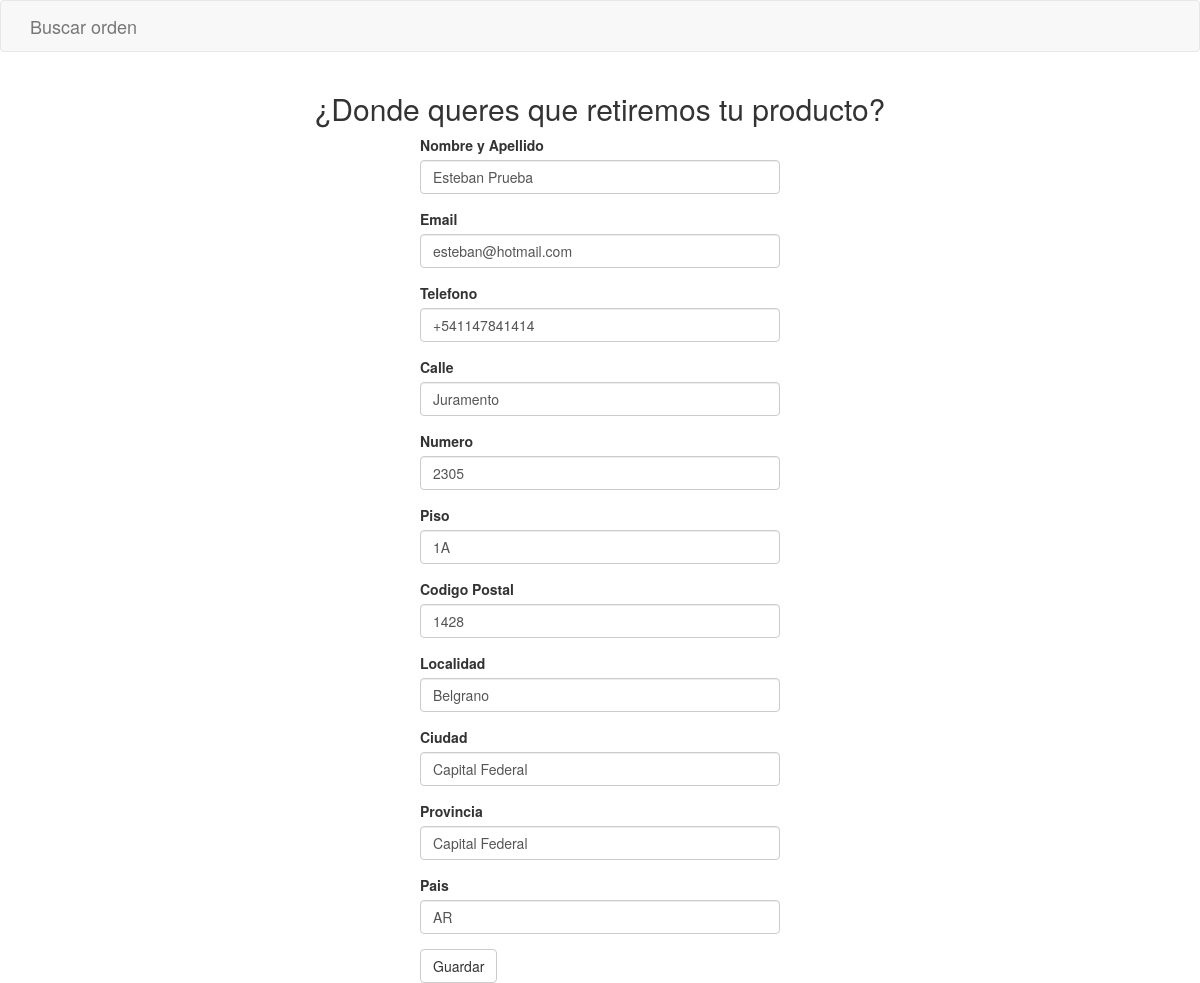
The page /direccion on the database as committed earlier.
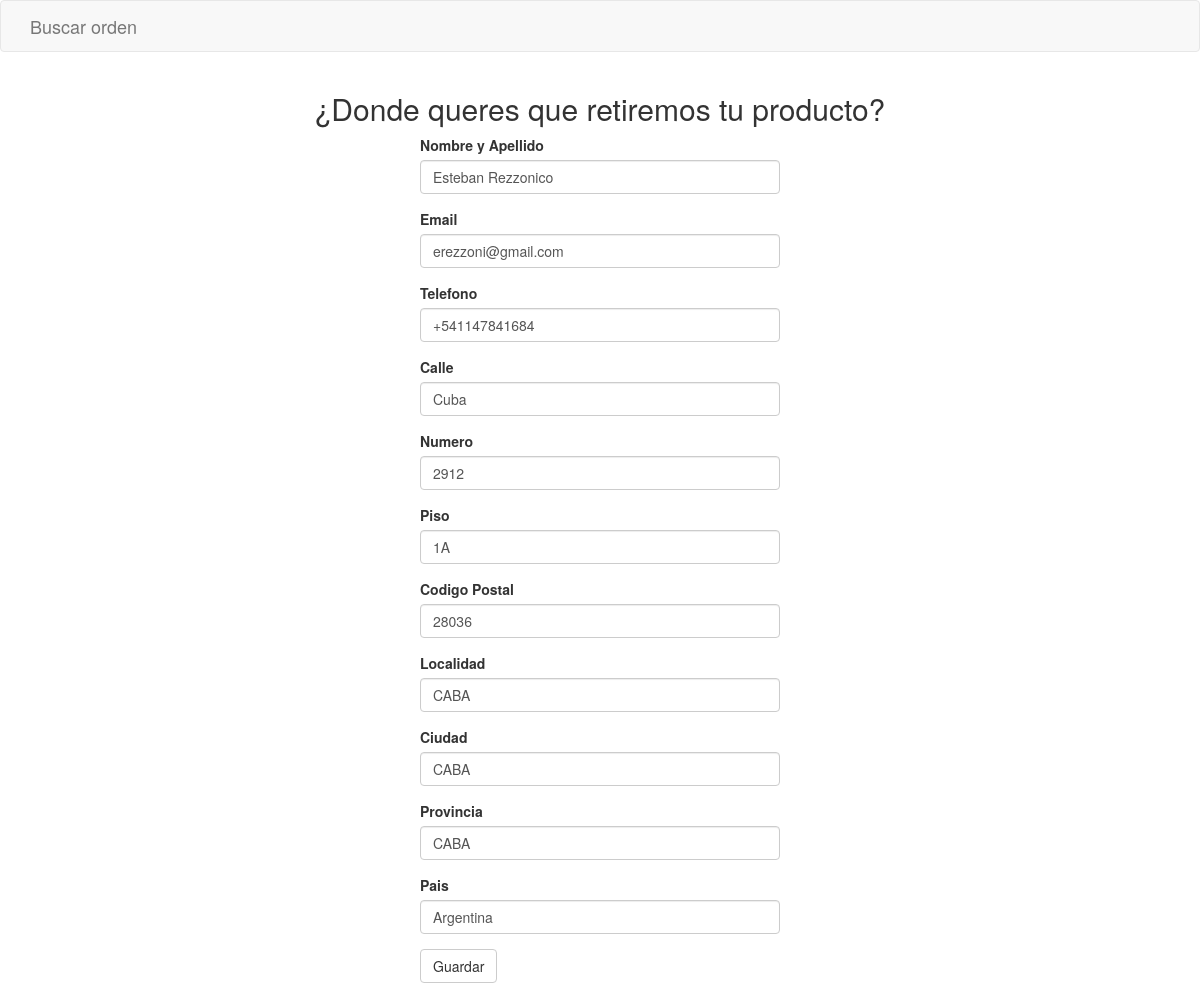
The same page on the database as committed later.
### app/models.py (models this page shows, shortened)
class Customer(db.Model):
    id = db.Column(db.Integer, primary_key=True)
    company_id = db.Column(db.Integer, db.ForeignKey('company.id'))
    name = db.Column(db.String(64), index=True)
    identification = db.Column(db.String(64), index=True)
    email = db.Column(db.String(120), index=True, unique=True)
    phone = db.Column(db.String(15))
    orders = db.relationship('Order', backref='buyer', lazy='dynamic')
    address = db.Column(db.String(64))
    number = db.Column(db.String(10))
    floor = db.Column(db.String(10))
    zipcode = db.Column(db.String(8))
    locality = db.Column(db.String(64))
    city = db.Column(db.String(64))
    province = db.Column(db.String(64))
    country = db.Column(db.String(64))

### app/main/routes.py (the view)
@bp.route('/direccion', methods=['GET', 'POST'])
def direccion():
    user = Customer.query.first()
    form = DireccionForm()
    if request.method == 'GET':
        form.name.data = user.name
        form.email.data = user.email
        form.phone.data = user.phone
        form.address.data = user.address
        form.number.data = user.number
        form.floor.data = user.floor
        form.zipcode.data = user.zipcode
        form.locality.data = user.locality
        form.city.data = user.city
        form.province.data = user.province
        form.country.data = user.country
    if form.validate_on_submit():
        form.populate_obj(obj=user)
        db.session.commit()
        return redirect(url_for('main.confirma_cambios'))
    return render_template('direccion.html', form=form, user=user)

### app/main/forms.py
class DireccionForm(FlaskForm):
    name = StringField('Nombre y Apellido', validators=[DataRequired()])
    email = StringField('Email', validators=[DataRequired()])
    phone = StringField('Telefono', validators=[DataRequired()])
    address = StringField('Calle', validators=[DataRequired()])
    number = StringField('Numero', validators=[DataRequired()])
    floor = StringField('Piso')
    zipcode = StringField('Codigo Postal', validators=[DataRequired()])
    locality = StringField('Localidad', validators=[DataRequired()])
    city = StringField('Ciudad', validators=[DataRequired()])
    province = StringField('Provincia', validators=[DataRequired()])
    country = StringField('Pais', validators=[DataRequired()])
    submit = SubmitField('Guardar')

### app/templates/direccion.html
{% extends "base.html" %}
{% import 'bootstrap/wtf.html' as wtf %}
{% block app_content %}
    <h2 style="text-align:center"> ¿Donde queres que retiremos tu producto? </h2>
    <div class="row">
        <div class="col-lg-4 col-lg-offset-4 col-md-6 col-md-offset-3 col-xs-12">
            {{ wtf.quick_form(form) }}
        </div>
    </div>
{% endblock%}

### app/templates/base.html (shortened to what this page needs)
{% extends 'bootstrap/base.html' %}
{% block head %}
    {{ super() }}
    <link rel="stylesheet" href="/static/style.css">
{% endblock %}
{% block navbar %}
    <nav class="navbar navbar-default">
        <div class="container">
            <div class="navbar-header">
                <a class="navbar-brand" href="{{ url_for('main.buscar', empresa = 'Ninguna') }}">Buscar orden</a>
            </div>
        </div>
    </nav>
{% endblock %}
{% block content %}
    <div class="container">
        {% block app_content %}{% endblock %}
    </div>
{% endblock %}

Rows that differ between the two databases and show on the page:
removed Customer: name "Esteban Prueba", email "esteban@hotmail.com", phone "+541147841414", address "Juramento", number "2305", floor "1A", zipcode "1428", locality "Belgrano", city "Capital Federal", province "Capital Federal", country "AR"
added Customer: name "Esteban Rezzonico", email "erezzoni@gmail.com", phone "+541147841684", address "Cuba", number "2912", floor "1A", zipcode "28036", locality "CABA", city "CABA", province "CABA", country "Argentina"
